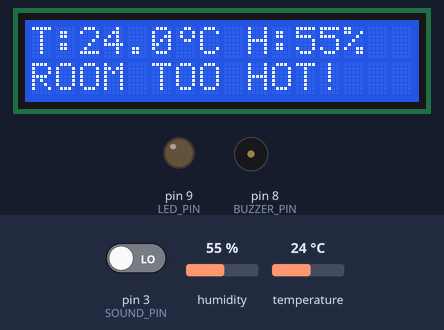
Simulated run of this sketch. Board: Arduino Uno, built with avr-gcc and run on an emulated ATmega328P. On the bench: 16×2 character LCD, output pins drawn as LEDs (lit = HIGH), buzzer (waves = sounding). The test bench sets the inputs (shaded band); at power-on: pin 3 (SOUND_PIN) LOW, temperature 24 °C, humidity 55 %. What the sketch prints to the serial monitor is not drawn.

Above: at 3.3 s.
3.4 s: pin 3 (SOUND_PIN) driven HIGH
At 9.2 s:
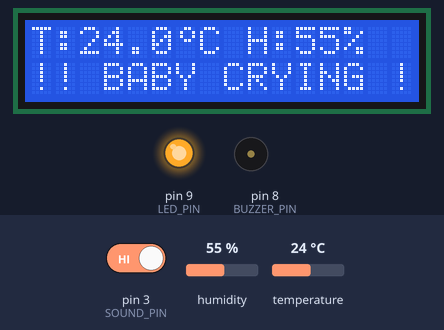
12.4 s: pin 3 (SOUND_PIN) driven LOW
At 18.6 s:
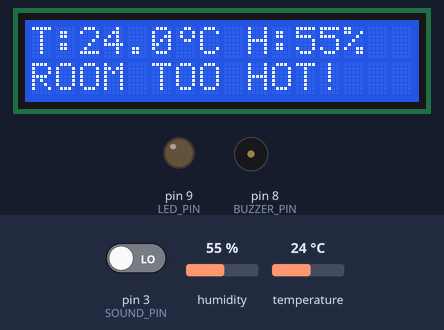
19.6 s: temperature set to 12 °C
At 22.8 s:
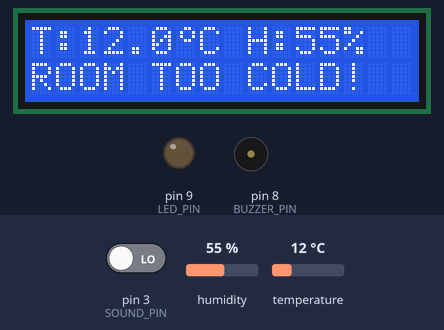
23.6 s: temperature set to 19 °C
At 27.1 s:
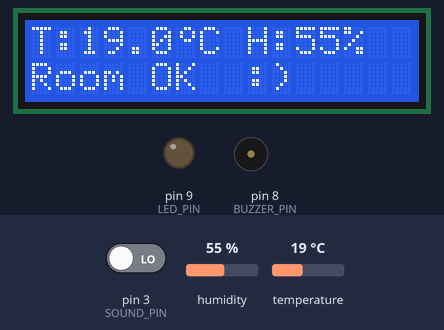
27.6 s: humidity set to 22 %
At 31.3 s:
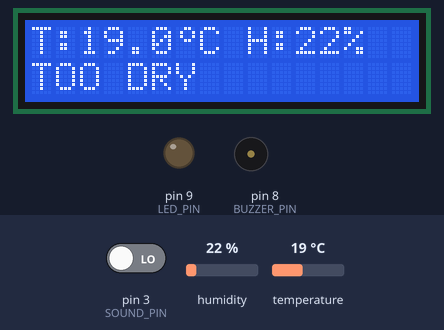
31.6 s: humidity set to 68 %
At 35.5 s:
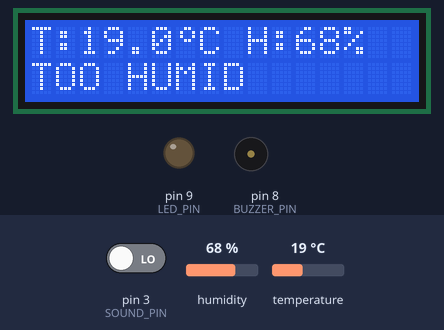
Timing chart, 0 to 36.6 s (numbered marks = the images above; inputs shaded):
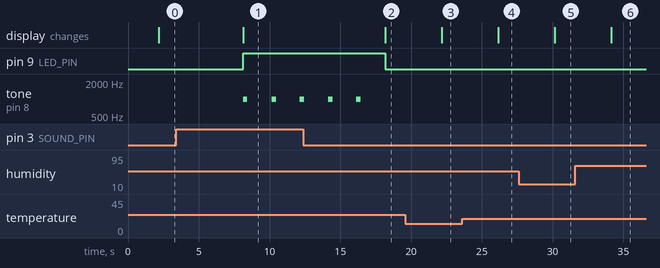

Measured:
- after the input at 3.4 s, pin 9 (LED_PIN): LOW → HIGH after 4.7 s; tone on pin 8 (BUZZER_PIN): alternates 1000 Hz for 0.30 s and silent for 1.7 s, starting after 4.7 s; the display: changes after 4.7 s (image 1)
- after the input at 12.4 s, pin 9 (LED_PIN): HIGH → LOW after 5.8 s; the display: changes after 5.8 s (image 2)
- after the input at 19.6 s, the display: changes after 2.6 s (image 3)
- after the input at 23.6 s, the display: changes after 2.6 s (image 4)
- after the input at 27.6 s, the display: changes after 2.6 s (image 5)
- after the input at 31.6 s, the display: changes after 2.6 s (image 6)

The sketch:

baby_monitor.ino
```cpp
#include <DHT.h>
#include <Wire.h>
#include <LiquidCrystal_I2C.h>

#define DHT_PIN       2
#define SOUND_PIN     3
#define BUZZER_PIN    8
#define LED_PIN       9

#define DHT_TYPE      DHT11

#define TEMP_HIGH     22.0
#define TEMP_LOW      18.0
#define HUM_HIGH      60
#define HUM_LOW       40

#define CRY_CONFIRM   3

#define READ_INTERVAL 2000
#define BUZZER_FREQ   1000
#define BUZZER_DUR    300

DHT dht(DHT_PIN, DHT_TYPE);

LiquidCrystal_I2C lcd(0x27, 16, 2);

int           cryCount   = 0;
bool          alertActive = false;
unsigned long lastReadMs  = 0;

byte degreeChar[8] = {
  0b00110, 0b01001, 0b01001, 0b00110,
  0b00000, 0b00000, 0b00000, 0b00000
};

void displayStatus(float temp, float hum, bool crying);
void triggerAlert(bool active);
String buildTempHumString(float temp, float hum);

void setup() {
  Serial.begin(9600);
  Serial.println(F("=== Arduino Baby Monitor ==="));
  Serial.println(F("Initialising sensors..."));


  pinMode(SOUND_PIN,  INPUT);
  pinMode(BUZZER_PIN, OUTPUT);
  pinMode(LED_PIN,    OUTPUT);


  dht.begin();


  lcd.init();
  lcd.backlight();
  lcd.createChar(0, degreeChar);
  lcd.setCursor(0, 0);
  lcd.print(F("Baby Monitor v1 "));
  lcd.setCursor(0, 1);
  lcd.print(F("Starting up...  "));
  delay(2000);
  lcd.clear();

  Serial.println(F("Ready. Monitoring started."));
}

void loop() {
  unsigned long now = millis();


  if (now - lastReadMs >= READ_INTERVAL) {
    lastReadMs = now;


    float temp = dht.readTemperature();
    float hum  = dht.readHumidity();


    if (isnan(temp) || isnan(hum)) {
      Serial.println(F("ERROR: DHT11 read failed. Check wiring."));
      lcd.clear();
      lcd.setCursor(0, 0);
      lcd.print(F("Sensor error!   "));
      lcd.setCursor(0, 1);
      lcd.print(F("Check DHT wiring"));
      return;
    }


    int soundLevel = digitalRead(SOUND_PIN);
    if (soundLevel == HIGH) {
      cryCount = min(cryCount + 1, 10);
    } else {
      cryCount = max(cryCount - 1, 0);
    }
    alertActive = (cryCount >= CRY_CONFIRM);


    displayStatus(temp, hum, alertActive);
    triggerAlert(alertActive);


    Serial.print(F("Temp: "));   Serial.print(temp, 1); Serial.print(F(" C  |  "));
    Serial.print(F("Hum: "));    Serial.print(hum,  0); Serial.print(F(" %  |  "));
    Serial.print(F("Sound: "));  Serial.println(alertActive ? F("CRYING") : F("quiet"));
  }
}

void displayStatus(float temp, float hum, bool crying) {

  lcd.setCursor(0, 0);
  lcd.print(F("T:"));
  lcd.print(temp, 1);
  lcd.write(0);
  lcd.print(F("C H:"));
  lcd.print((int)round(hum));
  lcd.print(F("%   "));


  lcd.setCursor(0, 1);
  if (crying) {
    lcd.print(F("!! BABY CRYING !!"));
  } else if (temp > TEMP_HIGH) {
    lcd.print(F("ROOM TOO HOT!   "));
  } else if (temp < TEMP_LOW) {
    lcd.print(F("ROOM TOO COLD!  "));
  } else if (hum > HUM_HIGH) {
    lcd.print(F("TOO HUMID       "));
  } else if (hum < HUM_LOW) {
    lcd.print(F("TOO DRY         "));
  } else {
    lcd.print(F("Room OK  :)     "));
  }
}

void triggerAlert(bool active) {
  if (active) {
    tone(BUZZER_PIN, BUZZER_FREQ, BUZZER_DUR);
    digitalWrite(LED_PIN, HIGH);
  } else {
    noTone(BUZZER_PIN);
    digitalWrite(LED_PIN, LOW);
  }
}
```
